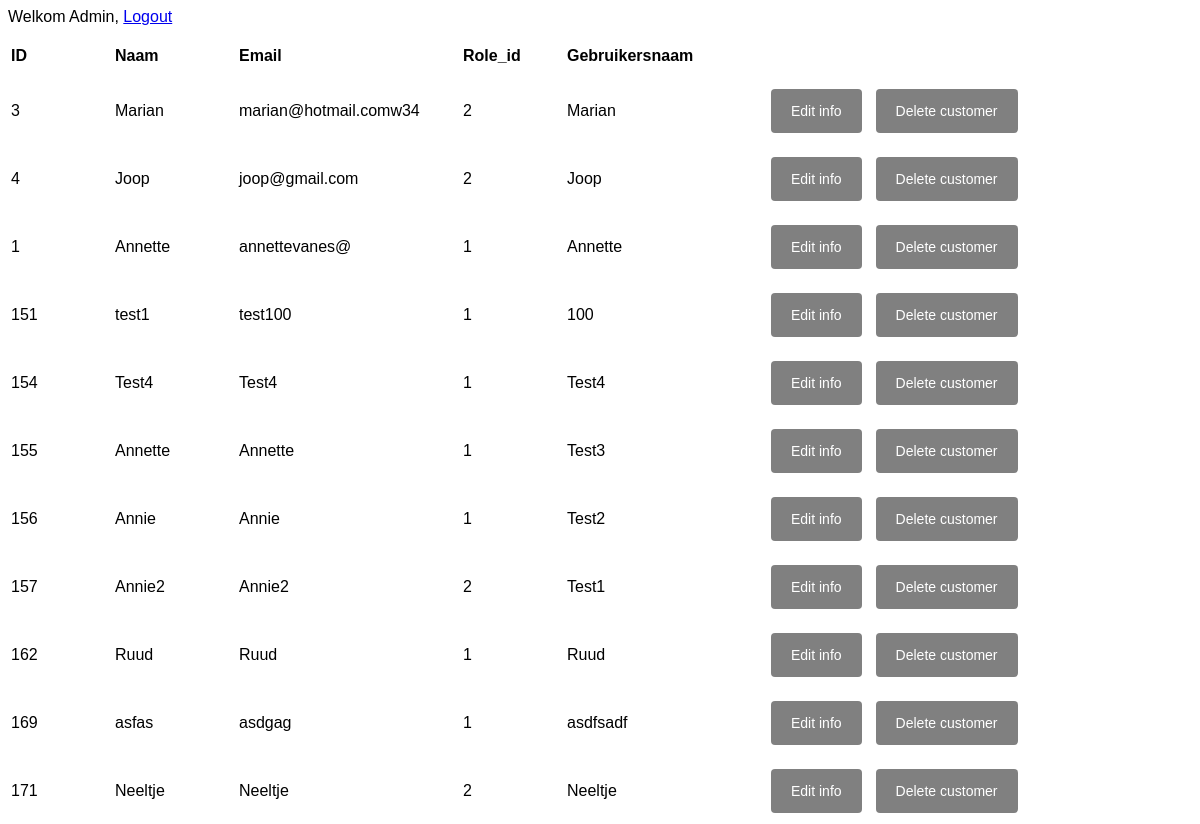
The page /Login_system/admin/admin.php on the database its author committed.
### tables this page shows
CREATE TABLE `user` (
  `user_id` int(11) NOT NULL,
  `username` varchar(50) DEFAULT NULL,
  `password` varchar(50) DEFAULT NULL,
  `person_id` int(11) DEFAULT NULL
);

CREATE TABLE `person` (
  `id` int(11) NOT NULL,
  `name` varchar(50) DEFAULT NULL,
  `email` varchar(50) DEFAULT NULL,
  `role_id` int(11) DEFAULT NULL
);

### Login_system/classes/adminClass.php (the view, shortened to what this page needs)
<?php
	class Admin {
		public $dbh;
		public $id;
		public $name;
		public $email;
		public $role_id;
		public $username;
		public function __construct($db_handle, $id, $name, $email, $role_id, $username) {
			$this->dbh = $db_handle;
			$this->id = $id;
        	$this->name = $name;
        	$this->email = $email;
        	$this->role_id = $role_id;
        	$this->username = $username;
		}
		public function setUsers(){
			$stmt = $this->dbh->prepare("SELECT id, name, email, role_id, username FROM person, user WHERE user.person_id = person.id");
			$stmt->execute();
			$result = $stmt->fetchAll();
			return $result;
		}
		public function getUsers(){
			echo "<table>
					<tr>
			            <td width='100px'>".$this->id."</td><br/>
			            <td width='120px'>".$this->name."</td>
			            <td width='220px'>".$this->email."</td>
			            <td width='100px'>".$this->role_id."</td>
			           	<td width='200px'>".$this->username."</td>
			            <td><a class='button' href='../admin/changeUserScript.php?id=".$this->id."'>Edit info</a></td>
			            <td><a class='button' href='../admin/admin.php?id=".$this->id."'>Delete customer</a></td>
			        </tr>
				</table>";
		}
	}
?>

### Login_system/admin/admin.php (shortened to what this page needs)
<?php
	include "../classes/adminClass.php";
	$db_handle = DBConnect::getInstance();
	$id = '';
	$name = '';
	$email = '';
	$role_id = '';
	$username = '';
	$admin = new Admin($db_handle, $id, $name, $email, $role_id, $username);
	$result = $admin->setUsers();
	$db_users = array();
	echo "
		Welkom Admin, <a href='../classes/logout.php'>Logout</a><br/><br/>
		<table>
	        <tr class='tr_table'>
	            <th width='100px'>ID</th>
	            <th width='120px'>Naam</th>
	            <th width='220px'>Email</th>
	            <th width='100px'>Role_id</th>
	            <th width='201px'>Gebruikersnaam</th>
	        </tr>
	    </table>";
	foreach ($result as $row) {
		$id = $row['id'];
		$name = $row['name'];
		$email = $row['email'];
		$role_id = $row['role_id'];
		$username = $row['username'];
		$user = new Admin($db_handle, $id, $name, $email, $role_id, $username);
		array_push($db_users, $user);
	}
	foreach ($db_users as $user) {
		echo $user->getUsers();
	}
?>

### rows shown on the page
user: person "3", username "Marian", person.email "marian@hotmail.comw34", person.role_id "2", person.name "Marian"
user: person "4", username "Joop", person.email "joop@gmail.com", person.role_id "2", person.name "Joop"
user: person "1", username "Annette", person.email "annettevanes@", person.role_id "1", person.name "Annette"
user: person "151", person.name "test1", person.email "test100", person.role_id "1", username "100"
user: person "154", username "Test4", person.name "Test4", person.role_id "1", person.email "Test4"
user: person "155", person.name "Annette", person.email "Annette", person.role_id "1", username "Test3"
user: person "156", person.name "Annie", person.email "Annie", person.role_id "1", username "Test2"
user: person "157", person.name "Annie2", person.email "Annie2", person.role_id "2", username "Test1"
user: person "162", username "Ruud", person.name "Ruud", person.role_id "1", person.email "Ruud"
user: person "169", person.name "asfas", person.email "asdgag", person.role_id "1", username "asdfsadf"
user: person "171", username "Neeltje", person.name "Neeltje", person.role_id "2", person.email "Neeltje"
